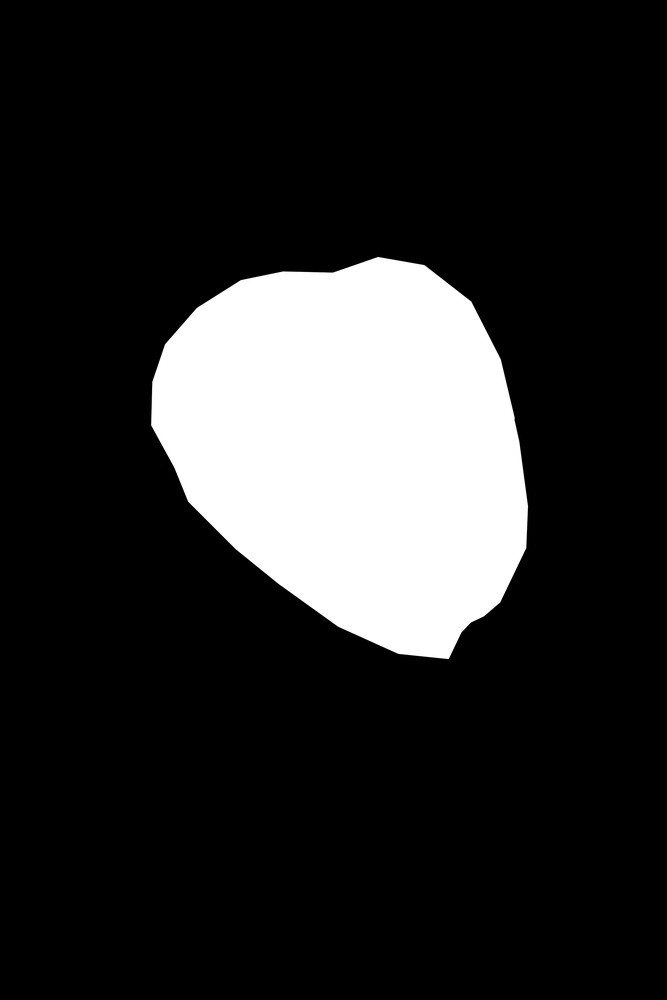
#> input picture Legacy/PartA_Masks/s1.JPG, 667 x 1000 px, shrunk from 3456 x 5184 before the run
$ python lab05.py   (Python 2 division)   (older library calls are emulated)
#> lines starting #> are read from the running program, lines starting #| are printed output that depends on the picture; after the words box and inside, x2 and y2 are one past the last pixel; in counts of white or black regions, pixels touching at a corner belong together; long printed decimals are rounded
import cv2
import matplotlib.pyplot as plt
import numpy as np
from numpy.linalg import norm
import matplotlib
import math
import copy
import scipy
from scipy import ndimage
import matplotlib.colors as colors
from scipy import misc
import scipy.misc

# Read in an image given the filename
def read_image(filename):
#> called with filename = 'PartA_Masks/s1.JPG'
    image = cv2.imread(filename)
#> image is the input picture: shape (1000, 667, 3); mean B, G, R 42, 42, 42
    #convert from bgr to rgb color space
    b, g, r = cv2.split(image)
    rgb_image = cv2.merge([r, g, b])

    #output the rgb image
    return rgb_image

#show the image passed in
def s(img):
    plt.imshow(img, interpolation='none')

#show the grayscale of the image passed in
def sg(img):
    plt.imshow(img, interpolation='none', cmap='gray')

#apply the mask to the image and output the original the mask and the result
def mask_img(img, mask):
    msk = read_image(mask)
    msk = cv2.cvtColor(msk, cv2.COLOR_RGB2GRAY)

    orig = read_image(img)
#> call 2 of read_image, with filename = 'PartA/s1.JPG'
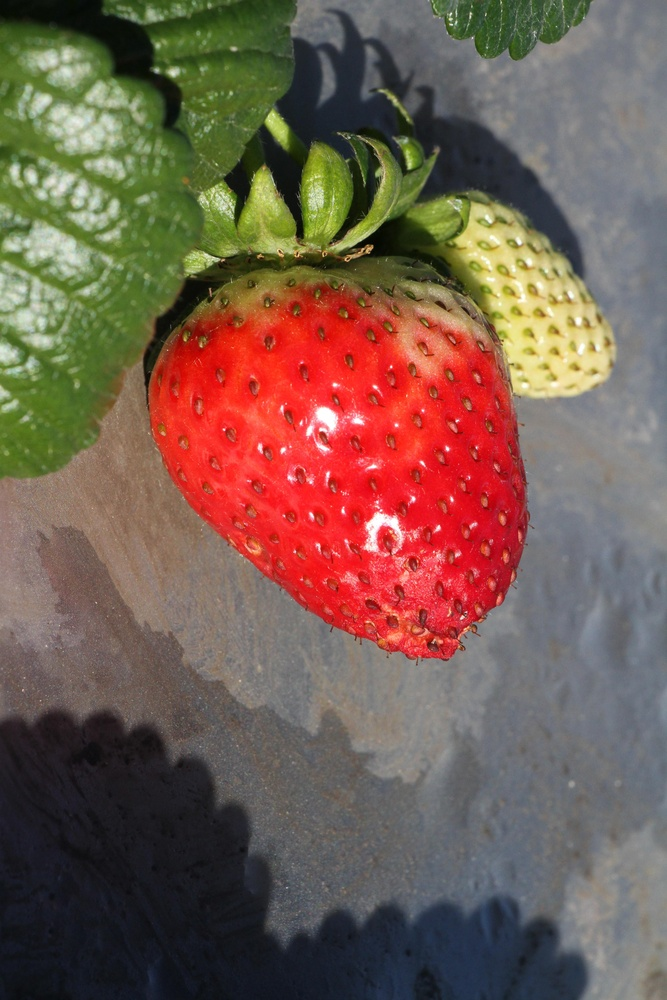
#> input picture Legacy/PartA/s1.JPG, 667 x 1000 px, shrunk from 3456 x 5184 before the run
#> in read_image, image is the input picture: shape (1000, 667, 3); mean B, G, R 80, 92.5, 117
    #bitwise and the mask and the image
    res = cv2.bitwise_and(orig, orig, mask=msk)

    return orig, msk, res

# same thing as mask_img but with inverting the mask
def mask_img_inv(img, mask):
    msk = read_image(mask)
    msk = cv2.cvtColor(msk, cv2.COLOR_RGB2GRAY)
    #invert the colors of the mask
    ret, msk = cv2.threshold(msk, 0, 255, cv2.THRESH_BINARY_INV)

    orig = read_image(img)
    res = cv2.bitwise_and(orig, orig, mask=msk)

    return orig, msk, res

# normalize the rgb components of the image
def normalized(down):

    norm = np.zeros((len(down), len(down[0]), 3), np.float32)
#> norm: shape (1000, 667, 3) float32; every value is 0

    r = down[:, :, 0]
    g = down[:, :, 1]
    b = down[:, :, 2]

    s = b + g + r

    norm[:, :, 0] = (r / s)
#> norm: shape (1000, 667, 3) float32; 27.66% of the values are NaN or infinite; the others: min 0, max 1, mean 0.0542
    norm[:, :, 1] = (g / s)
#> norm: shape (1000, 667, 3) float32; 55.33% of the values are NaN or infinite; the others: min 0, max 1, mean 0.109
    norm[:, :, 2] = (b / s)
#> norm: shape (1000, 667, 3) float32; 82.99% of the values are NaN or infinite; the others: min 0, max 1, mean 0.333

    # set all the nans to 0
    norm[np.isnan(norm)] = 0

    return norm

#Get the normalized rgb vectors for the strawberry pixels
def GetMaskImgData (img, mask):
    orig, msk, res = mask_img(img, mask)

    color = 'r', 'g', 'b'

    #get the normalized red, blue, and green
    nr, nb, ng = cv2.split(normalized(res.astype(np.float32)))
    r = nr[np.nonzero(nr)]
    g = ng[np.nonzero(ng)]
    b = nb[np.nonzero(nb)]

    #print "Strawberry pixel mean: ", np.mean(b)
    return r, g, b

#Get the normalized rgb vectors for the non-strawberry pixels
def GetMaskImgData_Inv (img, mask):
    orig, msk, res = mask_img_inv(img, mask)
#> in mask_img_inv, `ret, msk = cv2.threshold(msk, 0, 255, cv2.THRESH_BINARY_INV)`:
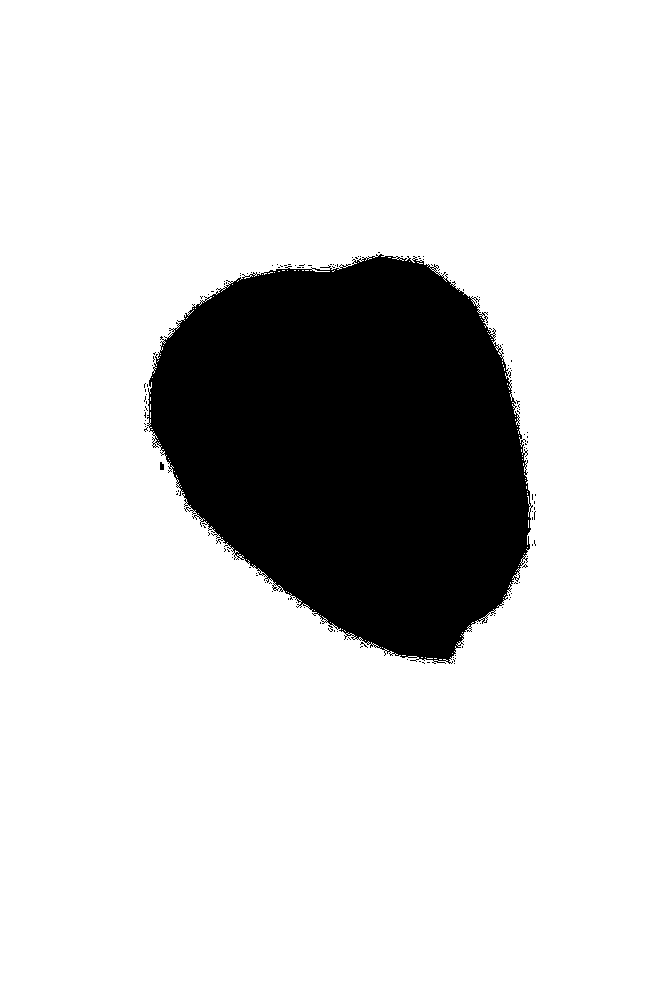
#> msk: shape (1000, 667); 83% white; 140 black regions (138 under 20 px), largest, box (x1, y1, x2, y2) and area: (147, 254, 533, 664) 113106, (160, 462, 164, 470) 28

    #print the histogram
    color = 'r', 'g', 'b'

    #get the normalized red, blue, and green
    nr, ng, nb = cv2.split(normalized(res.astype(np.float32)))
#> in normalized (call 2), `b = down[:, :, 2]`:
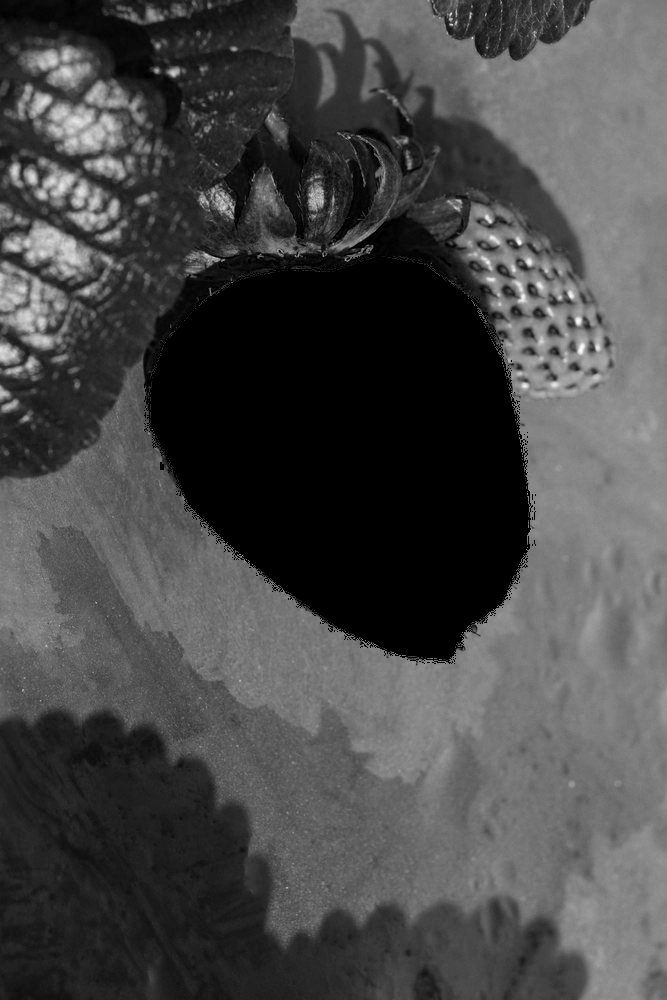
#> b: shape (1000, 667) float32; min 0, max 252, mean 71.9
#> in normalized (call 2), `s = b + g + r`:
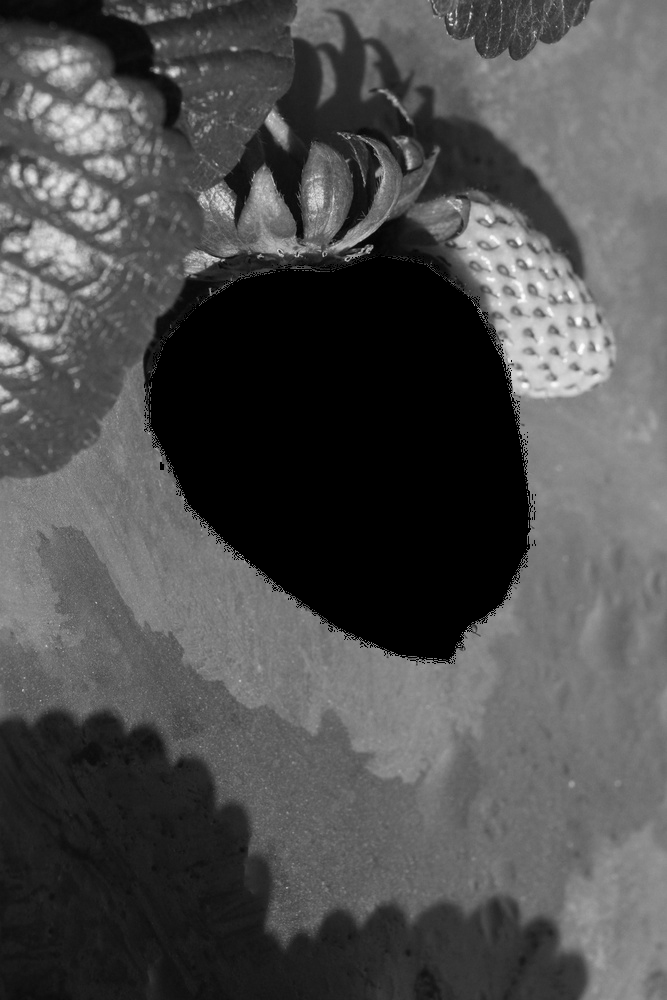
#> s: shape (1000, 667) float32; min 0, max 760, mean 235.9; drawn with min black and max white
#> in normalized (call 2), `norm[:, :, 0] = (r / s)`: norm: shape (1000, 667, 3) float32; 5.67% of the values are NaN or infinite; the others: min 0, max 0.818, mean 0.0983
#> in normalized (call 2), `norm[:, :, 1] = (g / s)`: norm: shape (1000, 667, 3) float32; 11.34% of the values are NaN or infinite; the others: min 0, max 1, mean 0.215
#> in normalized (call 2), `norm[np.isnan(norm)] = 0`:
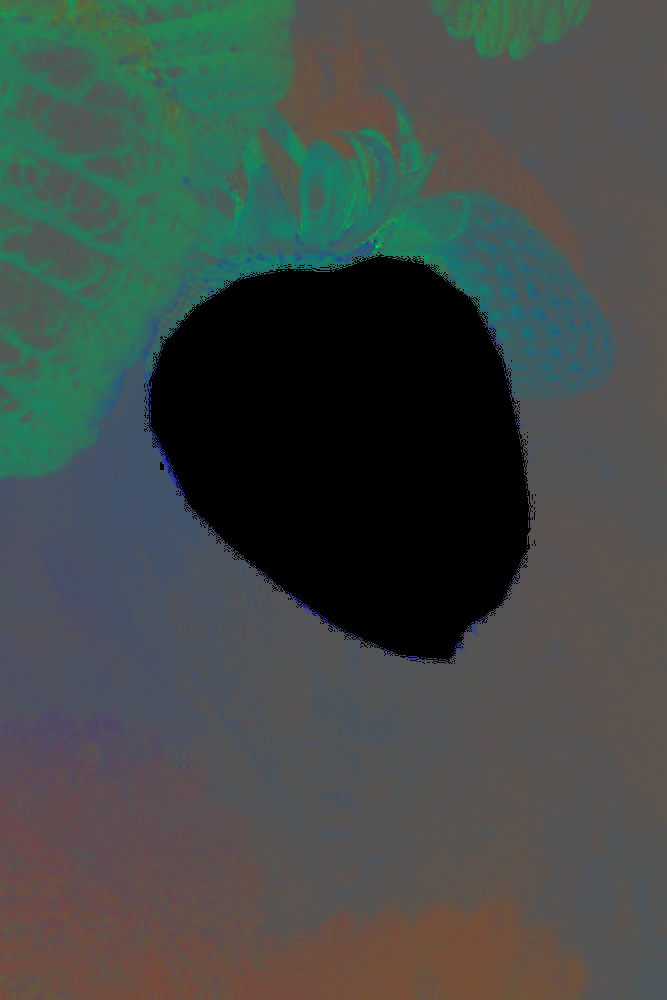
#> norm: shape (1000, 667, 3) float32; mean of channels 0, 1, 2 0.278, 0.294, 0.258; drawn as B, G, R
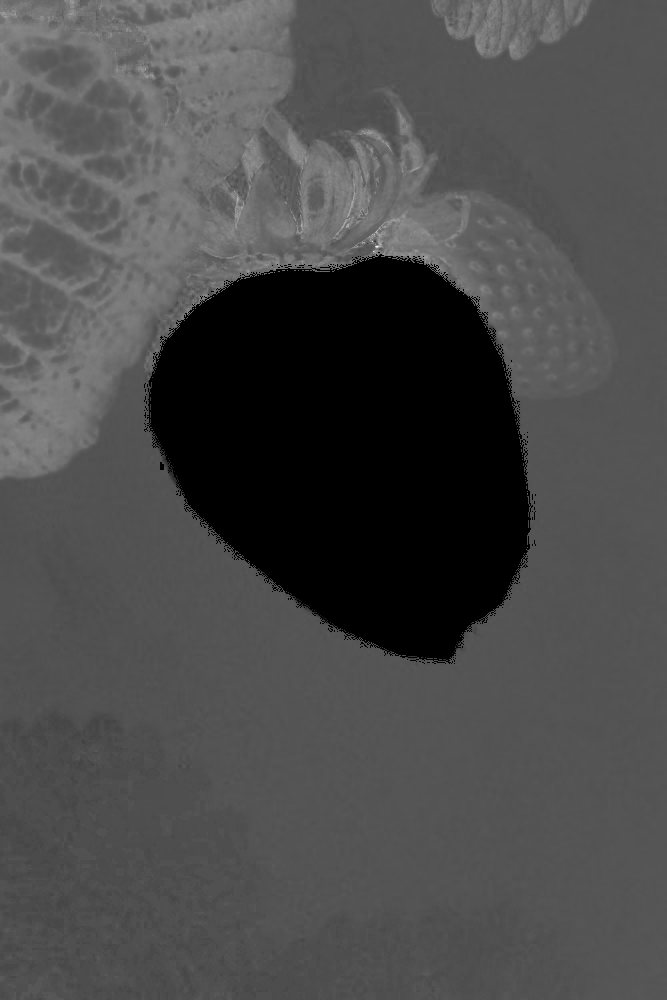
#> ng: shape (1000, 667) float32; min 0, max 1, mean 0.294
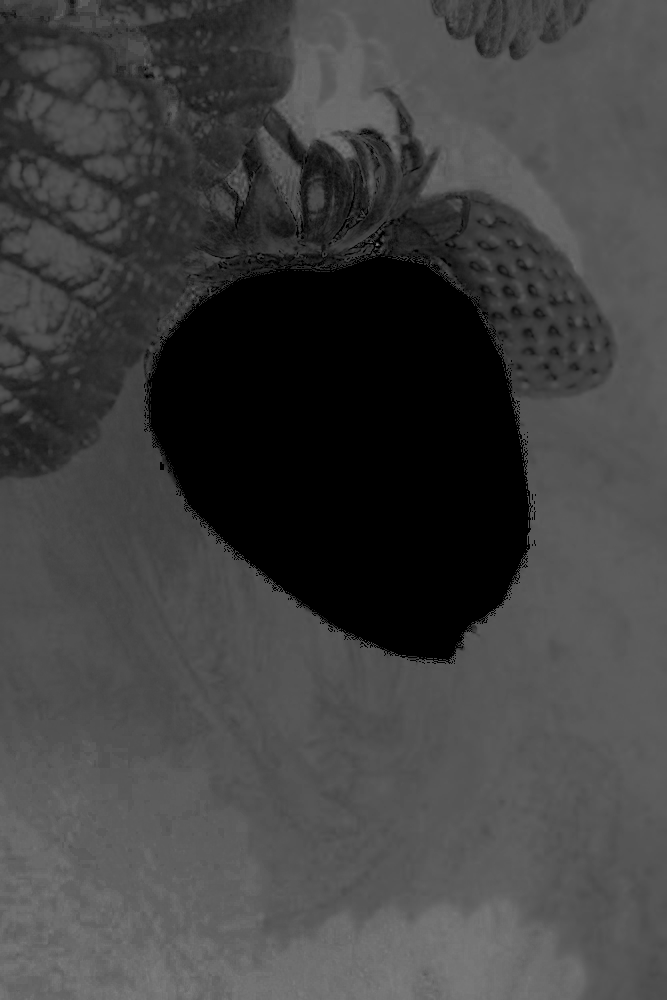
#> nb: shape (1000, 667) float32; min 0, max 0.526, mean 0.258
    r = nr[np.nonzero(nr)]
    g = ng[np.nonzero(ng)]
    b = nb[np.nonzero(nb)]

    print "Non-strawberry pixel mean: ", np.mean(b)
#| Non-strawberry pixel mean:  0.3108
    return r, g, b

#Perform nearest mean using the given parameters
def NearestMeanR(imgFile, m1, m2):
    img = read_image(imgFile)

    #get the normalized red, blue, and green for the current image
    nr, ng, nb = cv2.split(normalized(img.astype(np.float32)))

#scripts
r, g, b = GetMaskImgData("PartA/s1.JPG", "PartA_Masks/s1.JPG")
ir, ig, ib = GetMaskImgData_Inv("PartA/s1.JPG", "PartA_Masks/s1.JPG")
